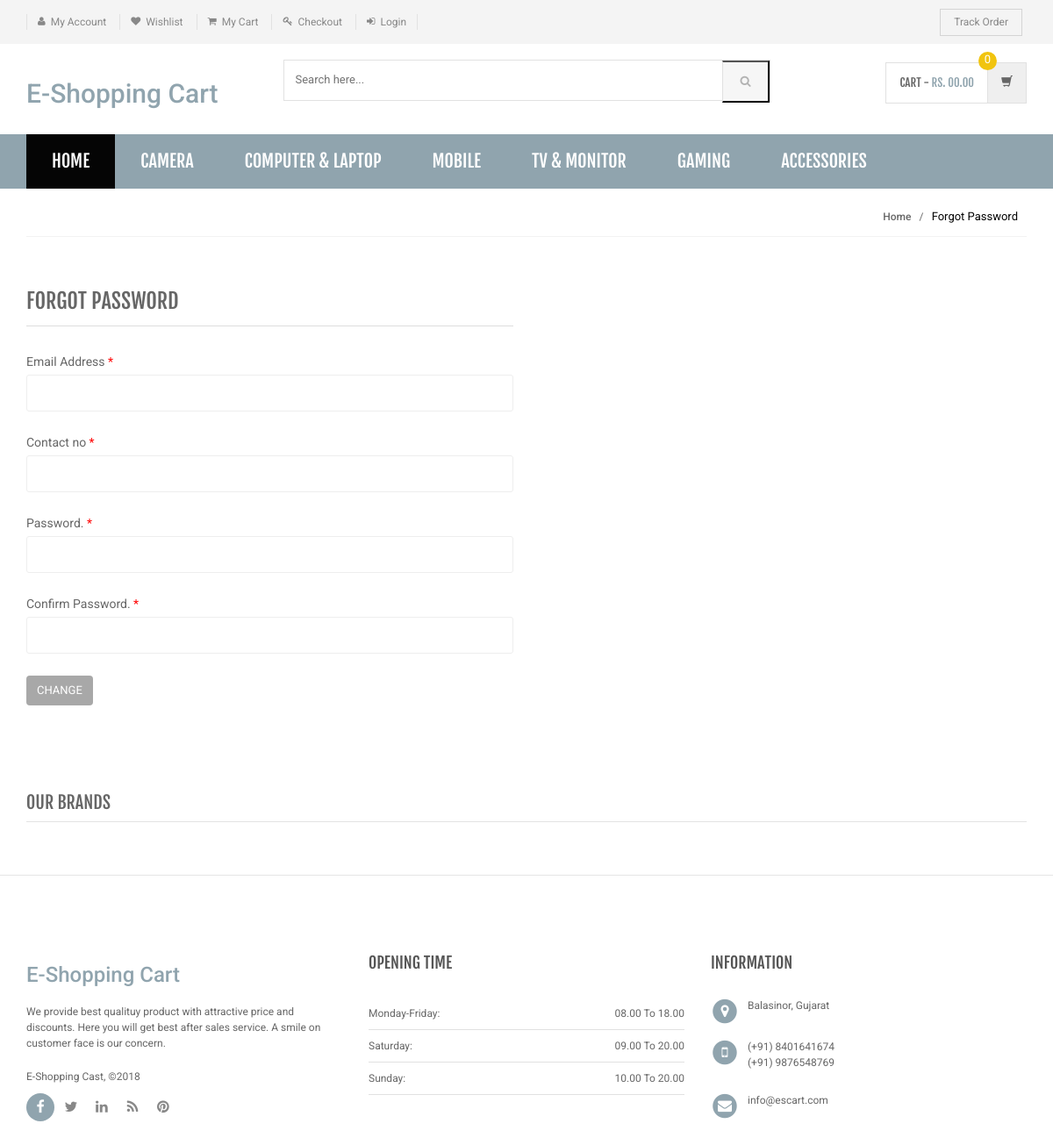
/forgot-password.php, run on the app's committed database.
### tables this page shows
CREATE TABLE IF NOT EXISTS `category` (
  `id` int(11) NOT NULL AUTO_INCREMENT,
  `categoryName` varchar(255) NOT NULL,
  `categoryDescription` longtext NOT NULL,
  `creationDate` timestamp NOT NULL DEFAULT CURRENT_TIMESTAMP,
  `updationDate` varchar(255) NOT NULL,
  PRIMARY KEY (`id`)
);

### includes/menu-bar.php (the view, shortened to what this page needs)
<div class="header-nav animate-dropdown">
    <div class="container">
        <div class="yamm navbar navbar-default" role="navigation">
            <div class="nav-bg-class">
                <div class="navbar-collapse collapse" id="mc-horizontal-menu-collapse">
	<div class="nav-outer">
		<ul class="nav navbar-nav">
			<li class="active dropdown yamm-fw">
				<a href="index.php" data-hover="dropdown" class="dropdown-toggle">Home</a>
			</li>
              <?php $sql=mysql_query("select id,categoryName  from category limit 6");
while($row=mysql_fetch_array($sql))
{
    ?>
			<li class="dropdown yamm">
				<a href="category.php?cid=<?php echo $row['id'];?>"> <?php echo $row['categoryName'];?></a>
			</li>
			<?php } ?>
		</ul>
		<div class="clearfix"></div>
	</div>
</div>
            </div>
        </div>
    </div>
</div>

### assets/css/green.css (style rules this page uses)
a { color: #90a4ae; }
.header-style-1 .header-nav { background: #90a4ae; }
.cnt-home .header-style-1 .header-nav .navbar .navbar-nav > li.active { background: #050505; }

### assets/css/lightbox.css (style rules this page uses)
body:after { content: url(../images/close.png) url(../images/loading.gif) url(../images/prev.png) url(../images/next.png); display: none; }

### assets/css/blue.css (style rules this page uses)
a { color: #3498db; }
.header-style-1 .header-nav { background: #3498db; }
.cnt-home .header-style-1 .header-nav .navbar .navbar-nav > li.active { background: #1d6ca1; }

### assets/css/red.css (style rules this page uses)
a { color: #ff6c6c; }
.header-style-1 .header-nav { background: #ff6c6c; }
.cnt-home .header-style-1 .header-nav .navbar .navbar-nav > li.active { background: #ff1a1a; }

### assets/css/orange.css (style rules this page uses)
a { color: #f39c12; }
.header-style-1 .header-nav { background: #f39c12; }
.cnt-home .header-style-1 .header-nav .navbar .navbar-nav > li.active { background: #ab6c09; }

### assets/css/dark-green.css (style rules this page uses)
a { color: #12cca7; }
.header-style-1 .header-nav { background: #12cca7; }
.cnt-home .header-style-1 .header-nav .navbar .navbar-nav > li.active { background: #0b816a; }

### data on the page
category: categoryName "CAMERA"
category: categoryName "COMPUTER & LAPTOP"
category: categoryName "MOBILE"
category: categoryName "TV & MONITOR"
category: categoryName "GAMING"
category: categoryName "ACCESSORIES"
